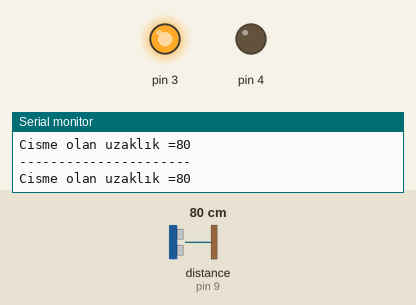
Simulated run of this sketch. Board: Arduino Uno, built with avr-gcc and run on an emulated ATmega328P. On the bench: output pins drawn as LEDs (lit = HIGH), the last lines printed to the serial monitor. The inputs (shaded band) are chosen by the test bench; at power-on: distance to the obstacle (sensor on pin 9) 80 cm. The echo pulse lasts 58.3 µs per cm; pins used as bus, display or sensor lines are not drawn.

Above: at 1.2 s.
1.3 s: distance to the obstacle (sensor on pin 9) set to 2 cm
At 2.5 s:
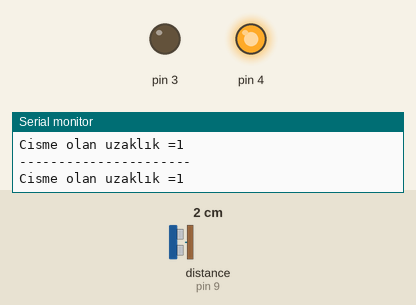
2.8 s: distance to the obstacle (sensor on pin 9) set to 9 cm
At 3.8 s:
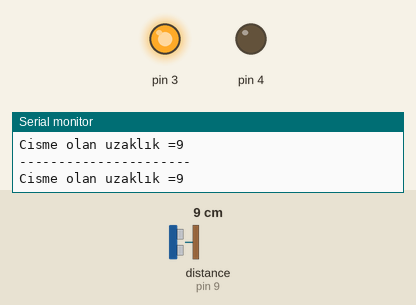
4.3 s: distance to the obstacle (sensor on pin 9) set to 4 cm
At 4.8 s:
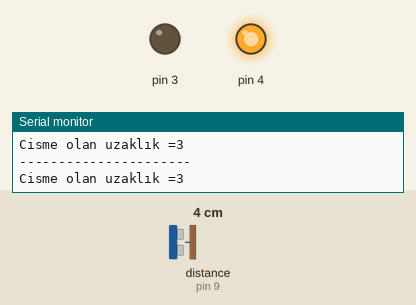
Timing chart, 0 to 7.3 s (numbered marks = the images above; inputs shaded):
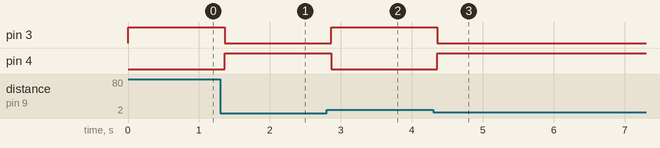

The sketch:

mesafe.ino
```cpp
int sure;
int mesafe;
void setup() {
  pinMode(3,OUTPUT);
  pinMode(4,OUTPUT);
 pinMode(8,OUTPUT);
 pinMode(9,INPUT);
 Serial.begin(9600);
}
void loop() {

 digitalWrite(8,HIGH);
 delayMicroseconds(1000);
 digitalWrite(8,LOW);

sure=pulseIn(9,HIGH);
mesafe=(sure/2)/29.1;
Serial.print("Cisme olan uzaklık =");
Serial.println(mesafe);
Serial.println("----------------------");
 if(mesafe>=8){
  digitalWrite(3,HIGH);

 }
 else{
  digitalWrite(3,LOW);
 }
  if(mesafe<=8){
  digitalWrite(4,HIGH);

 }
 else{
  digitalWrite(4,LOW);
 }

}
```

Measured:
- after the input at 1.3 s, pin 3: HIGH → LOW after 0.06 s; pin 4: LOW → HIGH after 0.06 s
- after the input at 2.8 s, pin 3: LOW → HIGH after 0.06 s; pin 4: HIGH → LOW after 0.06 s
- after the input at 4.3 s, pin 3: HIGH → LOW after 0.06 s; pin 4: LOW → HIGH after 0.06 s
